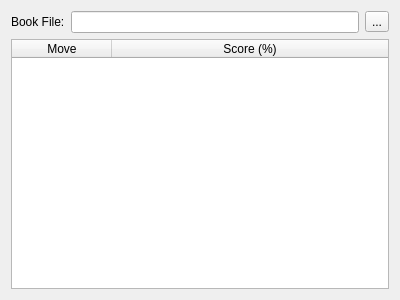
<?xml version="1.0" encoding="UTF-8"?>
<ui version="4.0">
 <class>BookReader</class>
 <widget class="QWidget" name="BookReader">
  <property name="geometry">
   <rect>
    <x>0</x>
    <y>0</y>
    <width>400</width>
    <height>300</height>
   </rect>
  </property>
  <property name="windowTitle">
   <string>Opening Book Reader</string>
  </property>
  <layout class="QFormLayout" name="formLayout">
   <item row="1" column="0" colspan="2">
    <widget class="QTableWidget" name="tableWidget">
     <property name="sizePolicy">
      <sizepolicy hsizetype="Expanding" vsizetype="Expanding">
       <horstretch>0</horstretch>
       <verstretch>1</verstretch>
      </sizepolicy>
     </property>
     <property name="editTriggers">
      <set>QAbstractItemView::NoEditTriggers</set>
     </property>
     <property name="selectionMode">
      <enum>QAbstractItemView::SingleSelection</enum>
     </property>
     <property name="selectionBehavior">
      <enum>QAbstractItemView::SelectRows</enum>
     </property>
     <property name="gridStyle">
      <enum>Qt::DashLine</enum>
     </property>
     <property name="sortingEnabled">
      <bool>true</bool>
     </property>
     <property name="cornerButtonEnabled">
      <bool>false</bool>
     </property>
     <attribute name="horizontalHeaderStretchLastSection">
      <bool>true</bool>
     </attribute>
     <column>
      <property name="text">
       <string>Move</string>
      </property>
     </column>
     <column>
      <property name="text">
       <string>Score (%)</string>
      </property>
      <property name="textAlignment">
       <set>AlignHCenter|AlignVCenter|AlignCenter</set>
      </property>
     </column>
    </widget>
   </item>
   <item row="0" column="0" colspan="2">
    <widget class="QWidget" name="widget" native="true">
     <layout class="QHBoxLayout" name="horizontalLayout">
      <property name="leftMargin">
       <number>0</number>
      </property>
      <property name="topMargin">
       <number>0</number>
      </property>
      <property name="rightMargin">
       <number>0</number>
      </property>
      <property name="bottomMargin">
       <number>0</number>
      </property>
      <item>
       <widget class="QLabel" name="label">
        <property name="text">
         <string>Book File:</string>
        </property>
       </widget>
      </item>
      <item>
       <widget class="QLineEdit" name="lineEdit"/>
      </item>
      <item>
       <widget class="QToolButton" name="toolButton">
        <property name="text">
         <string>...</string>
        </property>
       </widget>
      </item>
     </layout>
    </widget>
   </item>
  </layout>
 </widget>
 <resources/>
 <connections>
  <connection>
   <sender>toolButton</sender>
   <signal>released()</signal>
   <receiver>BookReader</receiver>
   <slot>SelectFile()</slot>
   <hints>
    <hint type="sourcelabel">
     <x>372</x>
     <y>27</y>
    </hint>
    <hint type="destinationlabel">
     <x>395</x>
     <y>32</y>
    </hint>
   </hints>
  </connection>
  <connection>
   <sender>lineEdit</sender>
   <signal>returnPressed()</signal>
   <receiver>BookReader</receiver>
   <slot>file_selected()</slot>
   <hints>
    <hint type="sourcelabel">
     <x>112</x>
     <y>20</y>
    </hint>
    <hint type="destinationlabel">
     <x>164</x>
     <y>36</y>
    </hint>
   </hints>
  </connection>
 </connections>
 <slots>
  <slot>SelectFile()</slot>
  <slot>file_selected()</slot>
 </slots>
</ui>
